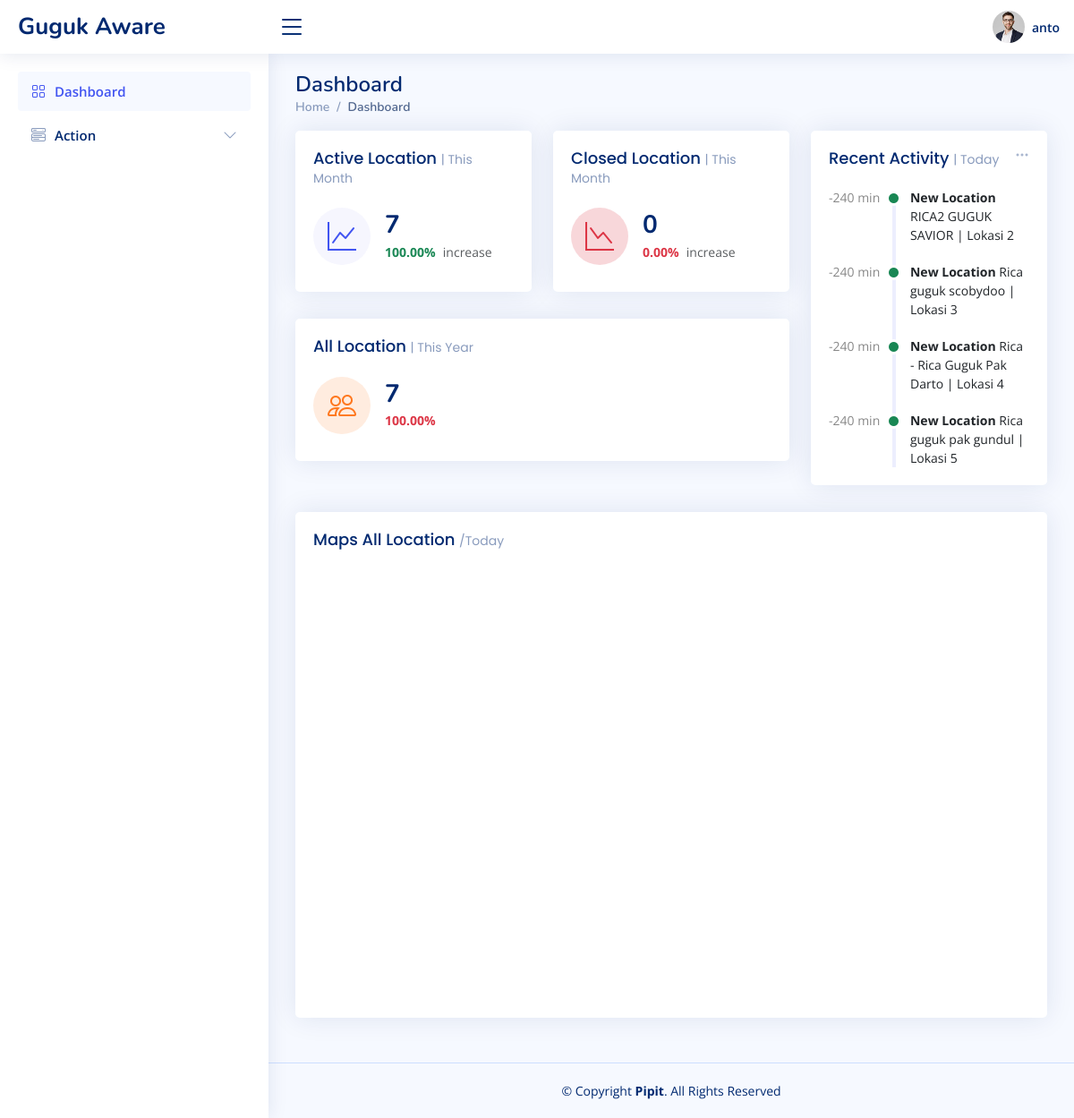
The page /home/dashboard.php (signed in) on the database its author committed.
### tables this page shows
CREATE TABLE IF NOT EXISTS `location` (
  `Id` int NOT NULL,
  `store_name` varchar(255) NOT NULL,
  `location` varchar(255) NOT NULL,
  `status` varchar(255) NOT NULL,
  `latitude` decimal(10,8) NOT NULL,
  `longitude` decimal(11,8) NOT NULL,
  `last_changed` datetime NOT NULL,
  PRIMARY KEY (`Id`)
);

### home/dashboard.php (the view, shortened to what this page needs)
<?php
include '../login/config.php';
$sqlTotal = "SELECT COUNT(*) as total FROM location WHERE status = 'Opened' or status = 'New Location'";
$sqlIncrease = "SELECT COUNT(*) as increase FROM location WHERE status = 'Opened' or status = 'New Location' AND last_changed >= DATE_SUB(NOW(), INTERVAL 1 MONTH)";
$totalResult = $pdo->query($sqlTotal)->fetch(PDO::FETCH_ASSOC);
$increaseResult = $pdo->query($sqlIncrease)->fetch(PDO::FETCH_ASSOC);
$total = $totalResult['total'];
$increase = $increaseResult['increase'];
$percentageIncrease = ($total > 0) ? ($increase / $total) * 100 : 0;
$sqlClosedTotal = "SELECT COUNT(*) as total FROM location WHERE status = 'Closed'";
$sqlClosedThisMonth = "SELECT COUNT(*) as increase FROM location WHERE status = 'Closed' AND last_changed >= DATE_SUB(NOW(), INTERVAL 1 MONTH)";
$closedTotalResult = $pdo->query($sqlClosedTotal)->fetch(PDO::FETCH_ASSOC);
$closedThisMonthResult = $pdo->query($sqlClosedThisMonth)->fetch(PDO::FETCH_ASSOC);
$closedTotal = $closedTotalResult['total'];
$closedIncrease = $closedThisMonthResult['increase'];
$closedPercentageIncrease = ($closedTotal > 0) ? ($closedIncrease / $closedTotal) * 100 : 0;
$sqlAllTotal = "SELECT COUNT(*) as total FROM location";
$sqlAllThisYear = "SELECT COUNT(*) as increase FROM location WHERE last_changed >= DATE_SUB(NOW(), INTERVAL 1 YEAR)";
$allTotalResult = $pdo->query($sqlAllTotal)->fetch(PDO::FETCH_ASSOC);
$allThisYearResult = $pdo->query($sqlAllThisYear)->fetch(PDO::FETCH_ASSOC);
$allTotal = $allTotalResult['total'];
$allIncrease = $allThisYearResult['increase'];
$allPercentageIncrease = ($allTotal > 0) ? ($allIncrease / $allTotal) * 100 : 0;
$sqlRecentActivity = "SELECT *, TIMESTAMPDIFF(MINUTE, last_changed, NOW()) AS minutes_diff
                      FROM location
                      ORDER BY last_changed DESC LIMIT 4";
$recentActivityResult = $pdo->query($sqlRecentActivity)->fetchAll(PDO::FETCH_ASSOC);
?>
<!DOCTYPE html>
<html lang="en">
<head>
  <link href="../assets/vendor/bootstrap/css/bootstrap.min.css" rel="stylesheet">
  <link href="../assets/vendor/bootstrap-icons/bootstrap-icons.css" rel="stylesheet">
  <link href="../assets/vendor/boxicons/css/boxicons.min.css" rel="stylesheet">
  <link href="../assets/vendor/quill/quill.snow.css" rel="stylesheet">
  <link href="../assets/vendor/quill/quill.bubble.css" rel="stylesheet">
  <link href="../assets/vendor/remixicon/remixicon.css" rel="stylesheet">
  <link href="../assets/vendor/simple-datatables/style.css" rel="stylesheet">
  <link href="../assets/css/style.css" rel="stylesheet">
	<link href="https://api.mapbox.com/mapbox-gl-js/v3.7.0/mapbox-gl.css" rel="stylesheet">
</head>
<body>
  <header id="header" class="header fixed-top d-flex align-items-center">
    <div class="d-flex align-items-center justify-content-between">
      <a href="index.html" class="logo d-flex align-items-center">
        <span class="d-none d-lg-block">Guguk Aware</span>
      </a>
      <i class="bi bi-list toggle-sidebar-btn"></i>
    </div>
    <nav class="header-nav ms-auto">
      <ul class="d-flex align-items-center">
        <li class="nav-item dropdown pe-3">
          <a class="nav-link nav-profile d-flex align-items-center pe-0" href="#" data-bs-toggle="dropdown">
            <img src="../assets/img/profile-img.jpg" alt="Profile" class="rounded-circle">
            <span class="d-none d-md-block ps-2">
                <?php echo htmlspecialchars($_SESSION['firstname']); ?>
            </span>
          </a>
        </li>
      </ul>
    </nav>
  </header>
  <aside id="sidebar" class="sidebar">
    <ul class="sidebar-nav" id="sidebar-nav">
      <li class="nav-item">
        <a class="nav-link " href="dashboard.php">
          <i class="bi bi-grid"></i>
          <span>Dashboard</span>
        </a>
      </li>
      <li class="nav-item">
        <a class="nav-link collapsed" data-bs-target="#components-nav" data-bs-toggle="collapse" href="#">
          <i class="bi bi-menu-button-wide"></i><span>Action</span><i class="bi bi-chevron-down ms-auto"></i>
        </a>
      </li>
    </ul>
  </aside>
  <main id="main" class="main">
    <div class="pagetitle">
      <h1>Dashboard</h1>
      <nav>
        <ol class="breadcrumb">
          <li class="breadcrumb-item"><a href="dashboard.html">Home</a></li>
          <li class="breadcrumb-item active">Dashboard</li>
        </ol>
      </nav>
    </div>
    <section class="section dashboard">
      <div class="row">
        <div class="col-lg-8">
          <div class="row">
            <div class="col-xxl-4 col-md-6">
              <div class="card info-card sales-card">
                <div class="card-body">
                  <h5 class="card-title">Active Location <span>| This Month</span></h5>
                  <div class="d-flex align-items-center">
                    <div class="card-icon rounded-circle d-flex align-items-center justify-content-center">
                      <i class="bi bi-graph-up"></i>
                    </div>
                    <div class="ps-3">
						<h6><?php echo $total; ?></h6>
						<span class="text-success small pt-1 fw-bold"><?php echo number_format($percentageIncrease, 2); ?>%</span>
						<span class="text-muted small pt-2 ps-1">increase</span>
					</div>
                  </div>
                </div>
              </div>
            </div>
            <div class="col-xxl-4 col-md-6">
              <div class="card info-card revenue-card">
			  <div class="card-body">
				<h5 class="card-title">Closed Location <span>| This Month</span></h5>
				<div class="d-flex align-items-center">
						<div class="card-icon rounded-circle d-flex align-items-center justify-content-center" style="background-color: #f8d7da;">
							<i class="bi bi-graph-down text-danger"></i>
						</div>
						<div class="ps-3">
							<h6><?php echo $closedTotal; ?></h6>
							<span class="text-danger small pt-1 fw-bold"><?php echo number_format($closedPercentageIncrease, 2); ?>%</span>
							<span class="text-muted small pt-2 ps-1">increase</span>
						</div>
					</div>
				</div>
              </div>
            </div>
            <div class="col-xxl-4 col-xl-12">
              <div class="card info-card customers-card">
			  <div class="card-body">
					<h5 class="card-title">All Location <span>| This Year</span></h5>
					<div class="d-flex align-items-center">
						<div class="card-icon rounded-circle d-flex align-items-center justify-content-center">
							<i class="bi bi-people"></i>
						</div>
						<div class="ps-3">
							<h6><?php echo $allTotal; ?></h6>
							<span class="text-danger small pt-1 fw-bold"><?php echo number_format($allPercentageIncrease, 2); ?>%</span>
						</div>
					</div>
				</div>
              </div>
            </div>
          </div>
        </div>
        <div class="col-lg-4">
          <div class="card">
            <div class="filter">
              <a class="icon" href="#" data-bs-toggle="dropdown"><i class="bi bi-three-dots"></i></a>
            </div>
            <div class="card-body">
			<h5 class="card-title">Recent Activity <span>| Today</span></h5>
			<div class="activity">
				<?php foreach ($recentActivityResult as $activity): ?>
					<?php
					$minutes_diff = $activity['minutes_diff'];
					if ($minutes_diff < 60) {
						$time_label = "{$minutes_diff} min";
					} elseif ($minutes_diff < 1440) {
						$hours_diff = floor($minutes_diff / 60);
						$time_label = "{$hours_diff} hrs";
					} else {
						$days_diff = floor($minutes_diff / 1440);
						$time_label = "{$days_diff} days";
					}
					$badge_class = match (strtolower($activity['status'])) {
						'new location' => 'text-success',
						'closed' => 'text-danger',
						'opened' => 'text-primary',
						default => 'text-secondary',
					};
					?>
					<div class="activity-item d-flex">
						<div class="activite-label"><?= $time_label ?></div>
						<i class='bi bi-circle-fill activity-badge <?= $badge_class ?> align-self-start'></i>
						<div class="activity-content">
							<a href="#" class="fw-bold text-dark"><?= htmlspecialchars($activity['status']) ?></a>
							<?= htmlspecialchars($activity['store_name']) ?> | <?= htmlspecialchars($activity['location']) ?>
						</div>
					</div>
				<?php endforeach; ?>
			</div>
		</div>
          </div>
          </div>
        </div>
        <div class="col-12">
              <div class="card">
                <div class="card-body">
                  <h5 class="card-title">Maps All Location <span>/Today</span></h5>
                    <div id="map"></div>
                </div>
              </div>
            </div>
    </section>
  </main>
  <footer id="footer" class="footer">
    <div class="copyright">
      &copy; Copyright <strong><span>Pipit</span></strong>. All Rights Reserved
    </div>
  </footer>
</body>
</html>

### assets/css/style.css (style rules this page uses)
:root { scroll-behavior: smooth; }
body { font-family: "Open Sans", sans-serif; background: #f6f9ff; color: #444444; }
a { color: #4154f1; text-decoration: none; }
h1, h2, h3, h4, h5, h6 { font-family: "Nunito", sans-serif; }
#main { margin-top: 60px; padding: 20px 30px; transition: all 0.3s; }
.pagetitle { margin-bottom: 10px; }
.pagetitle h1 { font-size: 24px; margin-bottom: 0; font-weight: 600; color: #012970; }
.card { margin-bottom: 30px; border: none; border-radius: 5px; box-shadow: 0px 0 30px rgba(1, 41, 112, 0.1); }
.card-title { padding: 20px 0 15px 0; font-size: 18px; font-weight: 500; color: #012970; font-family: "Poppins", sans-serif; }
.card-title span { color: #899bbd; font-size: 14px; font-weight: 400; }
.card-body { padding: 0 20px 20px 20px; }
.breadcrumb { font-size: 14px; font-family: "Nunito", sans-serif; color: #899bbd; font-weight: 600; }
.breadcrumb a { color: #899bbd; transition: 0.3s; }
.breadcrumb .breadcrumb-item::before { color: #899bbd; }
.breadcrumb .active { color: #51678f; font-weight: 600; }
.logo { line-height: 1; }
@media (min-width: 1200px) { .logo { width: 280px; } }
.logo span { font-size: 26px; font-weight: 700; color: #012970; font-family: "Nunito", sans-serif; }
.header { transition: all 0.5s; z-index: 997; height: 60px; box-shadow: 0px 2px 20px rgba(1, 41, 112, 0.1); background-color: #fff; padding-left: 20px; }
.header .toggle-sidebar-btn { font-size: 32px; padding-left: 10px; cursor: pointer; color: #012970; }
.header-nav ul { list-style: none; }
.header-nav>ul { margin: 0; padding: 0; }
.header-nav .nav-profile { color: #012970; }
.header-nav .nav-profile img { max-height: 36px; }
.header-nav .nav-profile span { font-size: 14px; font-weight: 600; }
.sidebar { position: fixed; top: 60px; left: 0; bottom: 0; width: 300px; z-index: 996; transition: all 0.3s; padding: 20px; overflow-y: auto; scrollbar-width: thin; scrollbar-color: #aab7cf transparent; box-shadow: 0px 0px 20px rgba(1, 41, 112, 0.1); background-color: #fff; }
@media (min-width: 1200px) { #main, #footer { margin-left: 300px; } }
.sidebar-nav { padding: 0; margin: 0; list-style: none; }
.sidebar-nav li { padding: 0; margin: 0; list-style: none; }
.sidebar-nav .nav-item { margin-bottom: 5px; }
.sidebar-nav .nav-link { display: flex; align-items: center; font-size: 15px; font-weight: 600; color: #4154f1; transition: 0.3; background: #f6f9ff; padding: 10px 15px; border-radius: 4px; }
.sidebar-nav .nav-link i { font-size: 16px; margin-right: 10px; color: #4154f1; }
.sidebar-nav .nav-link.collapsed { color: #012970; background: #fff; }
.sidebar-nav .nav-link.collapsed i { color: #899bbd; }
.sidebar-nav .nav-link .bi-chevron-down { margin-right: 0; transition: transform 0.2s ease-in-out; }
.dashboard .filter { position: absolute; right: 0px; top: 15px; }
.dashboard .filter .icon { color: #aab7cf; padding-right: 20px; padding-bottom: 5px; transition: 0.3s; font-size: 16px; }
.dashboard .info-card { padding-bottom: 10px; }
.dashboard .info-card h6 { font-size: 28px; color: #012970; font-weight: 700; margin: 0; padding: 0; }
.dashboard .card-icon { font-size: 32px; line-height: 0; width: 64px; height: 64px; flex-shrink: 0; flex-grow: 0; }
.dashboard .sales-card .card-icon { color: #4154f1; background: #f6f6fe; }
.dashboard .revenue-card .card-icon { color: rgb(255, 0, 0); background: #e0f8e9; }
.dashboard .customers-card .card-icon { color: #ff771d; background: #ffecdf; }
.dashboard .activity { font-size: 14px; }
.dashboard .activity .activity-item .activite-label { color: #888; position: relative; flex-shrink: 0; flex-grow: 0; min-width: 64px; }
.dashboard .activity .activity-item .activite-label::before { content: ""; position: absolute; right: -11px; width: 4px; top: 0; bottom: 0; background-color: #eceefe; }
.dashboard .activity .activity-item .activity-badge { margin-top: 3px; z-index: 1; font-size: 11px; line-height: 0; border-radius: 50%; flex-shrink: 0; border: 3px solid #fff; flex-grow: 0; }
.dashboard .activity .activity-item .activity-content { padding-left: 10px; padding-bottom: 20px; }
.dashboard .activity .activity-item:first-child .activite-label::before { top: 5px; }
.dashboard .activity .activity-item:last-child .activity-content { padding-bottom: 0; }
.footer { padding: 20px 0; font-size: 14px; transition: all 0.3s; border-top: 1px solid #cddfff; }
.footer .copyright { text-align: center; color: #012970; }

### home/dashboard.php (style rules this page uses)
body { margin: 0; padding: 0; }
#map { width: 100%; height: 480px; }

### rows shown on the page
location: time_label "-240 min", status "New Location", store_name "RICA2 GUGUK SAVIOR", location "Lokasi 2"
location: time_label "-240 min", status "New Location", store_name "Rica guguk scobydoo", location "Lokasi 3"
location: time_label "-240 min", status "New Location", store_name "Rica - Rica Guguk Pak Darto", location "Lokasi 4"
location: time_label "-240 min", status "New Location", store_name "Rica guguk pak gundul", location "Lokasi 5"

### other values the page prints
$_SESSION['firstname'] "anto"
$total "7"
$percentageIncrease "100.00"
$closedTotal "0"
$closedPercentageIncrease "0.00"
$allTotal "7"
$allPercentageIncrease "100.00"
